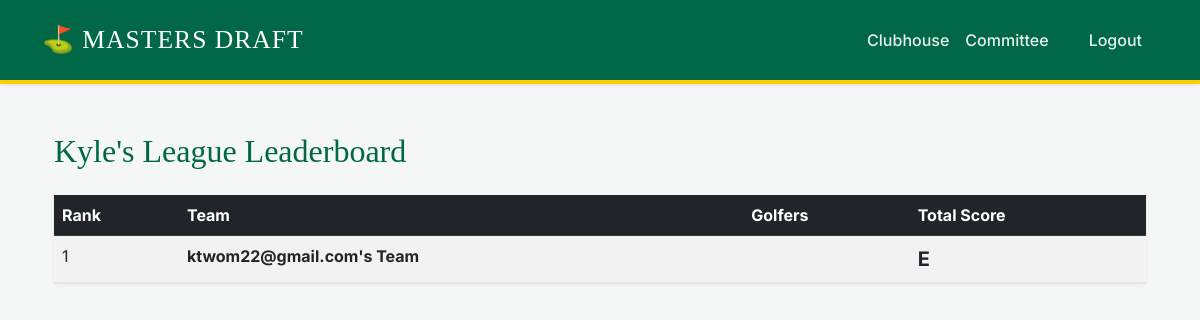
The page /leaderboard/1 (signed in) on the database its author committed.
### main.py (models this page shows)
class League(db.Model):
    id = db.Column(db.Integer, primary_key=True)
    name = db.Column(db.String(100), unique=True, nullable=False)
    invite_code = db.Column(db.String(10), unique=True, nullable=False)
    max_size = db.Column(db.Integer, default=10)
    status = db.Column(db.String(20), default='recruiting')
    creator_id = db.Column(db.Integer, db.ForeignKey('user.id'))
    entries = db.relationship('Entry', backref='league', lazy=True)

class Entry(db.Model):
    id = db.Column(db.Integer, primary_key=True)
    team_name = db.Column(db.String(100), nullable=False)
    user_id = db.Column(db.Integer, db.ForeignKey('user.id'))
    league_id = db.Column(db.Integer, db.ForeignKey('league.id'))
    draft_order = db.Column(db.Integer, default=0)
    golfers = db.relationship('Golfer', secondary=rosters, backref='teams')
    @property
    def combined_score(self):
        return sum([g.current_total for g in self.golfers])

### main.py (the view)
@app.route('/leaderboard/<int:league_id>')
@login_required
def leaderboard(league_id):
    league = db.session.get(League, league_id)
    sorted_entries = sorted(league.entries, key=lambda x: x.combined_score)
    return render_template('leaderboard.html', league=league, entries=sorted_entries)

### main.py (called while the page is built)
@login_manager.user_loader
def load_user(user_id):
    return db.session.get(User, int(user_id))

### templates/leaderboard.html (shortened to what this page needs)
{% extends "base.html" %}
{% block content %}
<div class="container mt-4">
    <h2>{{ league.name }} Leaderboard</h2>
    <table class="table table-striped mt-4 shadow-sm">
        <thead class="table-dark">
            <tr>
                <th>Rank</th>
                <th>Team</th>
                <th>Golfers</th>
                <th>Total Score</th>
            </tr>
        </thead>
        <tbody>
            {% for entry in entries %}
            <tr>
                <td>{{ loop.index }}</td>
                <td><strong>{{ entry.team_name }}</strong></td>
                <td>
                </td>
                <td class="fw-bold fs-5">{{ entry.combined_score if entry.combined_score != 0 else 'E' }}</td>
            </tr>
            {% endfor %}
        </tbody>
    </table>
</div>
{% endblock %}

### templates/base.html (style rules this page uses)
:root { --masters-green: #006747; --masters-yellow: #FFCC00; --augusta-white: #fdfdfd; --caddy-white: #ffffff; }
body { font-family: 'Inter', sans-serif; background-color: #f4f7f6; color: #2c3e50; }
h1, h2, h3, .navbar-brand { font-family: 'Playfair Display', serif; color: var(--masters-green); }

### rows shown on the page
League: name "Kyle's League"
Entry: team_name "ktwom22@gmail.com's Team", combined_score "E"
